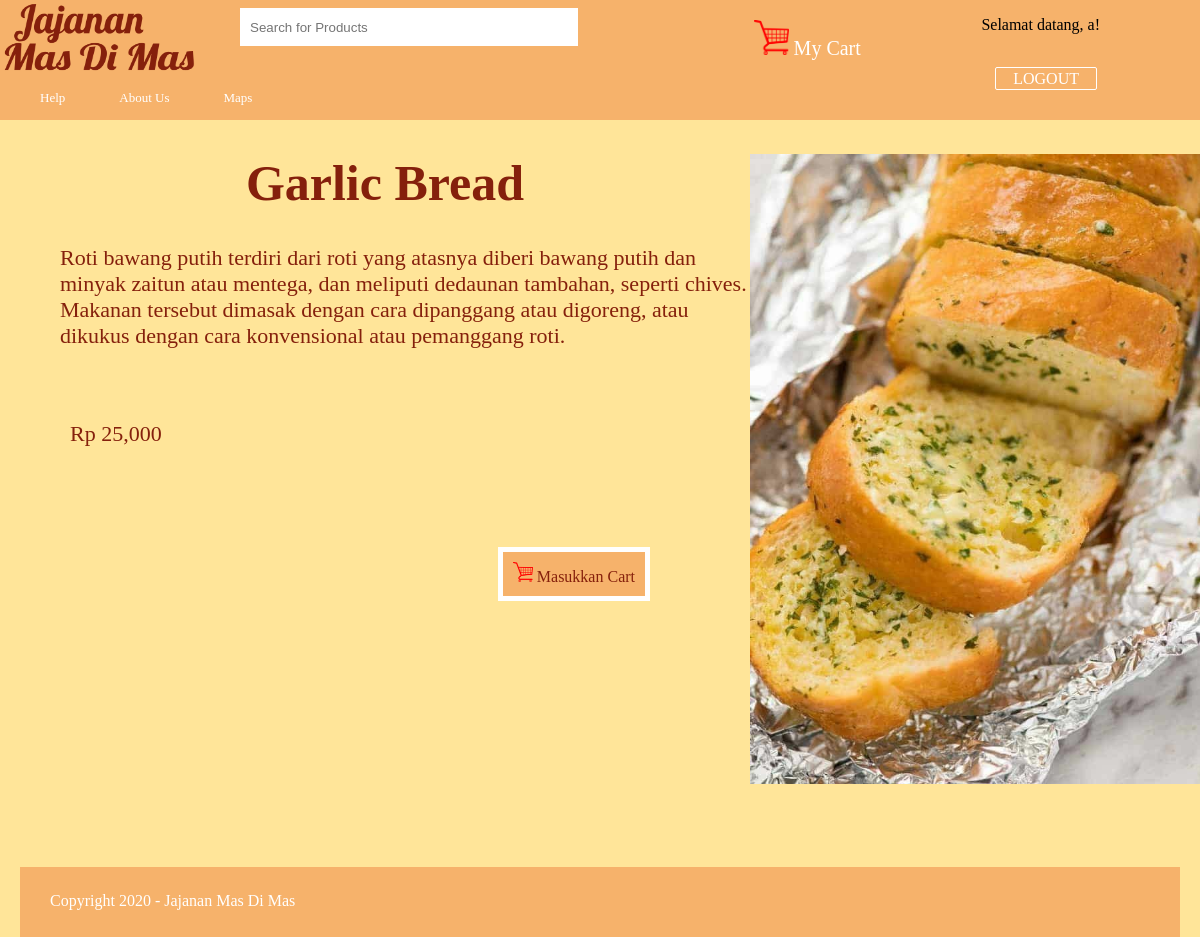
/halaman.php?halaman=detail&id=1 (signed in), run on the app's committed database.
### tables this page shows
CREATE TABLE `produk` (
  `id_produk` int(10) NOT NULL,
  `nama` varchar(100) NOT NULL,
  `harga` int(10) NOT NULL,
  `gambar` varchar(200) NOT NULL,
  `deskripsi` text NOT NULL
);

### detailproduk.php (the view)
<div class='row'>
	<?php
		include 'konek.php';
		$ambil = $con->query("SELECT * FROM produk WHERE produk.id_produk='$_GET[id]'");
		$pecah = $ambil->fetch_assoc();
		?>
		<div class='gambar'>
			<div class='foto-produk'>
				<img src='gambar/<?php echo $pecah['gambar'];?>' alt="" width="450" height="630">
			</div>
		</div>
		<div class='keterangan'>
			<h1><?php echo $pecah['nama'];?></h1>
			<p>
				<?php echo $pecah['deskripsi'];?>
			</p>
			<a>
				Rp <?php echo number_format($pecah['harga']);?>
			</a>
		</div>
		<div class='tambah'>
			<a href="beli.php?id=<?php echo $pecah['id_produk'];?>"><img width="20" height="20" src="gambar/keranjang.png" class="custom-logo">     Masukkan Cart     </a>
		</div>
</div>

### css/lihatproduk.css (style rules this page uses)
body { background-color: #FFE599; margin: 0; }
.gambar { float: right; }
.keterangan h1 { margin-left: 20px; font-family: Brush Script MT; color: #85200c; font-size: 50px; text-align: center; }
.keterangan p { margin-left: 60px; font-size: 22px; font-family: times; color: #85200c; }
.keterangan a { padding:10px; color: #85200c; font-family: signika; margin-left: 60px; top: 50px; position: relative; text-decoration: none; font-size: 22px; }
.tambah a { border: 5px solid white; padding:10px; color: #85200c; background: #F6B26B; font-family: Cambria; margin-right: 100px; float: right; top: 150px; position: relative; text-decoration: none; }

### data on the page
produk: gambar (picture), nama "Garlic Bread", deskripsi "Roti bawang putih terdiri dari roti yang atasnya diberi bawang putih dan minyak zaitun atau mentega, dan meliputi dedaunan tambahan, seperti chives. Makanan tersebut dimasak dengan cara dipanggang atau digoreng, atau dikukus dengan cara konvensional atau pemanggang roti.", harga "25,000"

### other printed values
$_SESSION['username'] "a"
